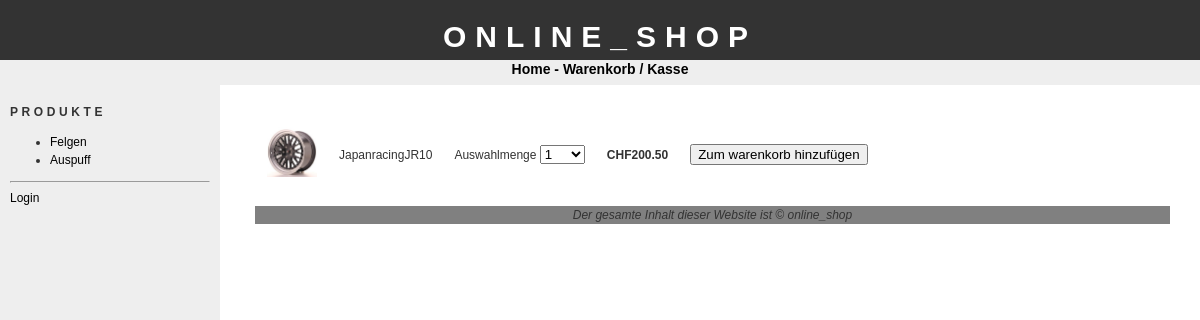
The page /addtobasket.php?id=1 on the database its author committed.
### tables this page shows
CREATE TABLE IF NOT EXISTS `kategorien` (
  `id` tinyint(4) NOT NULL,
  `name` varchar(100) NOT NULL
);

CREATE TABLE IF NOT EXISTS `produkte` (
  `id` int(11) NOT NULL,
  `cat_id` tinyint(4) NOT NULL,
  `name` varchar(150) NOT NULL,
  `beschreibung` text NOT NULL,
  `image` varchar(30) NOT NULL,
  `preis` float NOT NULL
);

### config.php (called while the page is built, shortened)
<?php
$config_basedir = "http://localhost/online_shop/";
?>

### addtobasket.php (the view, shortened to what this page needs)
<?php
require("config.php");
$prodsql = "SELECT * FROM produkte WHERE id = " . $_GET['id'] . ";";
$prodres = mysql_query($prodsql);
$numrows = mysql_num_rows($prodres);
$prodrow = mysql_fetch_assoc($prodres);
if($numrows == 0)
{
header("Location: " . $config_basedir);
}
else
{
if(isset($_POST['submit']))
{
if(isset($_SESSION['SESS_AUFTRAG']))
{
$itemsql = "INSERT INTO auftrag(auftrag_id,produkt_id, menge) VALUES(". $_SESSION['SESS_AUFTRAG'] . ", ". $_GET['id'] . ", ". $_POST['amountBox'] . ")";
mysql_query($itemsql) or die(mysql_error());
}
else
{
if(isset($_SESSION['SESS_LOGGEDIN']))
{
$sql = "INSERT INTO bestellungen(kunden_id,registered, date) VALUES(". $_SESSION['SESS_USERID'] . ", 1, NOW())";
mysql_query($sql) or die(mysql_error());
$_SESSION['SESS_AUFTRAG'] = mysql_insert_id();
$itemsql = "INSERT INTO auftrag(auftrag_id, produkt_id, menge) VALUES(". $_SESSION['SESS_AUFTRAG']. ", " . $_GET['id'] . ", ". $_POST['amountBox'] . ")";
mysql_query($itemsql) or die(mysql_error());
}
else
{
$sql = "INSERT INTO bestellungen(registered,date, session) VALUES(". "0, NOW(), '" . session_id() . "')";
mysql_query($sql) or die(mysql_error());
$_SESSION['SESS_AUFTRAG'] = mysql_insert_id();
$itemsql = "INSERT INTO auftrag(auftrag_id, produkt_id, menge) VALUES(". $_SESSION['SESS_AUFTRAG'] . ", " . $_GET['id'] . ", ". $_POST['amountBox'] . ")";
mysql_query($itemsql) or die(mysql_error());
}
}
$totalpreis = $prodrow['preis'] * $_POST['amountBox'] ;
$updsql = "UPDATE bestellungen SET total = total + ". $totalpreis . " WHERE id = ". $_SESSION['SESS_AUFTRAG'] . ";";
mysql_query($updsql) or die(mysql_error());
header("Location: " . $config_basedir . "showcart.php");
}
else
{
require("header.php");
echo "<form action='addtobasket.php?id=". $_GET['id'] . "' method='POST'>";
echo "<table cellpadding='10'>";
echo "<tr>";
if(empty($prodrow['image'])) {
echo "<td><imgsrc='productimages/dummy.jpg' width='50' alt='". $prodrow['name'] . "'></td>";
}
else {
echo "<td>
<img src='productimages/" . $prodrow['image']. "' width='50' alt='" . $prodrow['name']. "'></td>";
}
echo "<td>" . $prodrow['name'] . "</td>";
echo "<td>Auswahlmenge <select name='amountBox'>";
for($i=1;$i<=100;$i++)
{
echo "<option>" . $i . "</option>";
}
echo "</select></td>";
echo "<td><strong>CHF". sprintf('%.2f', $prodrow['preis']) . "</strong></td>";
echo "<td><input type='submit' name='submit' value='Zum warenkorb hinzufügen'></td>";
echo "</tr>";
echo "</table>";
echo "</form>";
}
}
require("footer.php");
?>

### bar.php
<h1>Produkte</h1>
<ul>
<?php
$catsql = "SELECT * FROM kategorien;";
$catres = mysql_query($catsql);
while($catrow = mysql_fetch_assoc($catres))
{
echo "<li><a href='" . $config_basedir. "products.php?id=" . $catrow['id'] . "'>". $catrow['name'] . "</a></li>";
}
?>
</ul>

### css/stylesheet.css (style rules this page uses)
body { font-family: "trebuchet ms", verdana, sans-serif; font-size: 12px; line-height: 1.5em; color: #333; background: #ffffff; margin: 0; padding: 0; text-align: center; width: 100%; }
a:link { text-decoration: none; color: #000; }
img { border: 0; }
#bar h1 { font-size: 12px; text-transform: uppercase; letter-spacing: 0.3em; }

### rows shown on the page
kategorien: name "Felgen"
kategorien: name "Auspuff"
produkte: image+name (picture), name "JapanracingJR10", preis "200.50"

### other values the page prints
$config_sitename "ONLINE_SHOP"
$config_sitename "online_shop"
form field amountBox "1"
